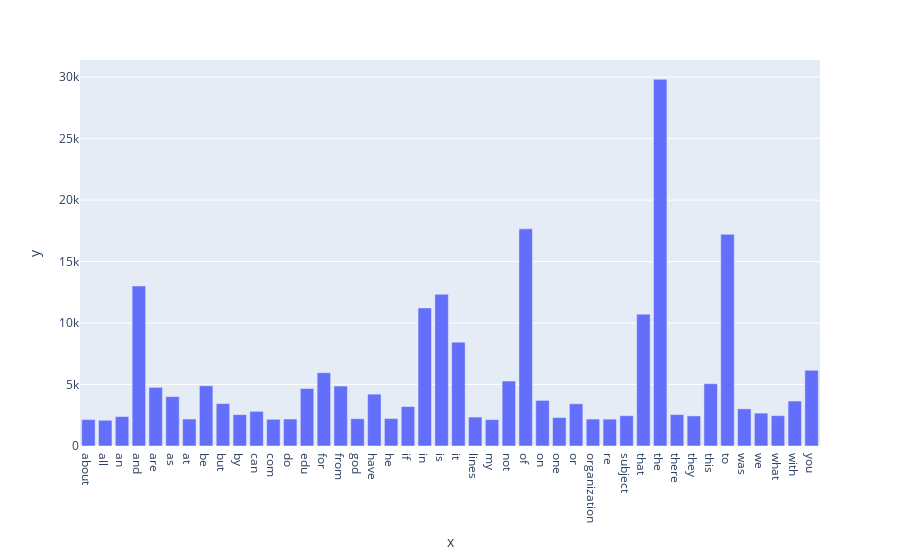

Write notebook code for a chart like this one.
### Markdown cell above
### >>> **Exercise 14 (take home):** 
The chart above contains all the vocabulary, and it's computationally intensive to both compute and visualize. Can you efficiently reduce the number of terms you want to visualize as an exercise.

### Code cell
# Answer here


x=[]
y=[]


for i,j  in zip(count_vect.get_feature_names(),term_frequencies):
    if j>2000:
        x.append(i)
        y.append(j)
   


fig = px.bar(x,x=x,y=y)

# showing the plot
fig.show()

### Figure 1 — Plotly figure (JSON) as saved in the notebook; plotly's stock layout.template omitted (floating-point values rounded to 4 significant figures)
{"data": [{"alignmentgroup": "True", "hovertemplate": "x=%{x}<br>y=%{y}<extra></extra>", "legendgroup": "", "marker": {"color": "#636efa", "pattern": {"shape": ""}}, "name": "", "offsetgroup": "", "orientation": "v", "showlegend": false, "textposition": "auto", "type": "bar", "x": ["about", "all", "an", "and", "are", "as", "at", "be", "but", "by", "can", "com", "do", "edu", "for", "from", "god", "have", "he", "if", "in", "is", "it", "lines", "my", "not", "of", "on", "one", "or", "organization", "re", "subject", "that", "the", "there", "they", "this", "to", "was", "we", "what", "with", "you"], "xaxis": "x", "y": [2148, 2093, 2393, 13017, 4769, 4015, 2191, 4898, 3453, 2548, 2818, 2172, 2193, 4675, 5962, 4877, 2216, 4218, 2232, 3208, 11226, 12343, 8447, 2353, 2143, 5285, 17660, 3709, 2312, 3432, 2192, 2186, 2464, 10723, 29825, 2556, 2448, 5063, 17222, 3020, 2674, 2472, 3655, 6157], "yaxis": "y"}], "layout": {"barmode": "relative", "legend": {"tracegroupgap": 0}, "margin": {"t": 60}, "xaxis": {"anchor": "y", "domain": [0, 1], "title": {"text": "x"}}, "yaxis": {"anchor": "x", "domain": [0, 1], "title": {"text": "y"}}}}
